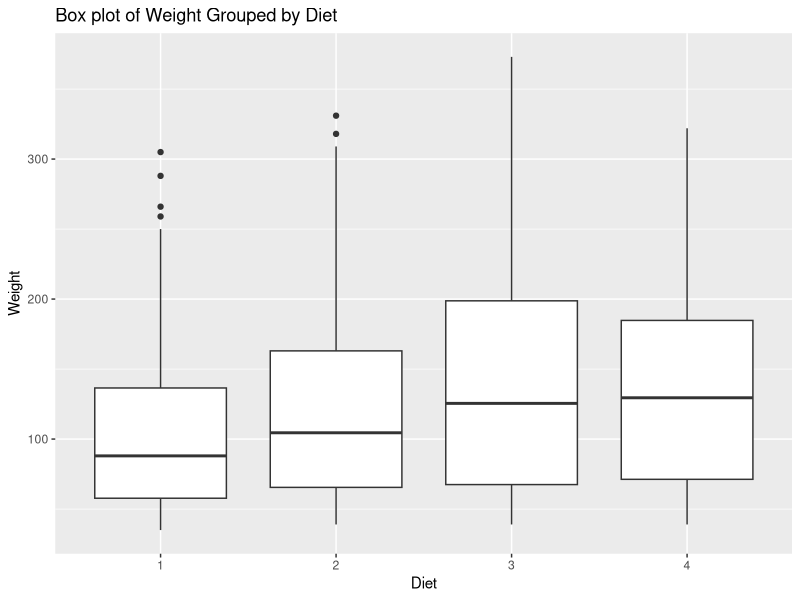
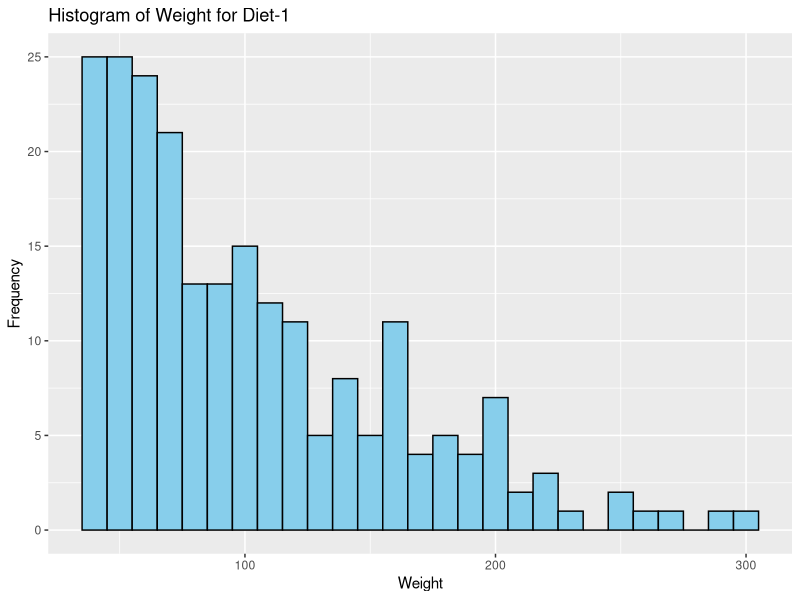
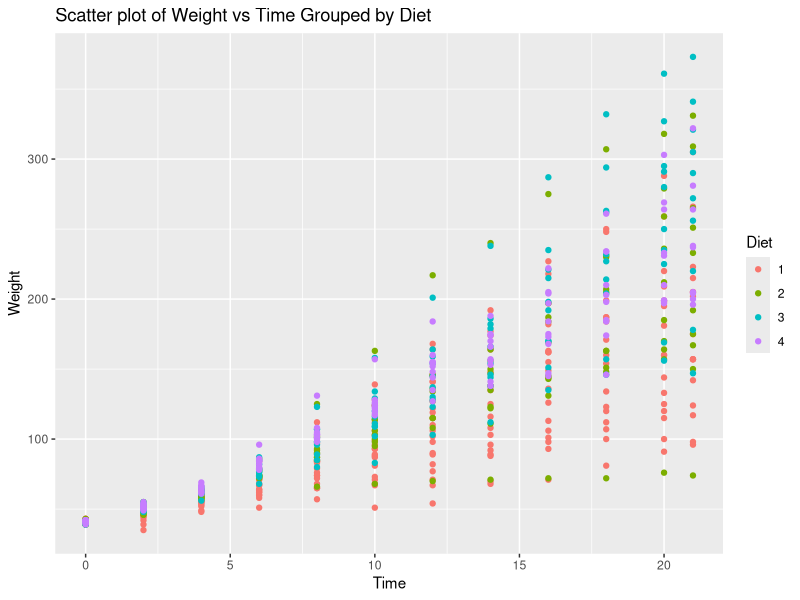

Generate these figures, in order, with R:
# Load the ChickWeight dataset
data(ChickWeight)

# Load required library
library(ggplot2)

# (a) Create Box plot for “weight” grouped by “Diet”
boxplot_weight_diet <- ggplot(ChickWeight, aes(x = factor(Diet), y = weight)) +
  geom_boxplot() +
  labs(title = "Box plot of Weight Grouped by Diet",
       x = "Diet",
       y = "Weight")

# (b) Create a Histogram for “weight” features belonging to Diet-1 category
histogram_weight_diet1 <- ggplot(subset(ChickWeight, Diet == 1), aes(x = weight)) +
  geom_histogram(binwidth = 10, fill = "skyblue", color = "black") +
  labs(title = "Histogram of Weight for Diet-1",
       x = "Weight",
       y = "Frequency")

# (c) Create Scatter plot for “weight” vs “Time” grouped by Diet
scatterplot_weight_time_diet <- ggplot(ChickWeight, aes(x = Time, y = weight, color = factor(Diet))) +
  geom_point() +
  labs(title = "Scatter plot of Weight vs Time Grouped by Diet",
       x = "Time",
       y = "Weight",
       color = "Diet")

# Print the plots
print(boxplot_weight_diet)
print(histogram_weight_diet1)
print(scatterplot_weight_time_diet)
